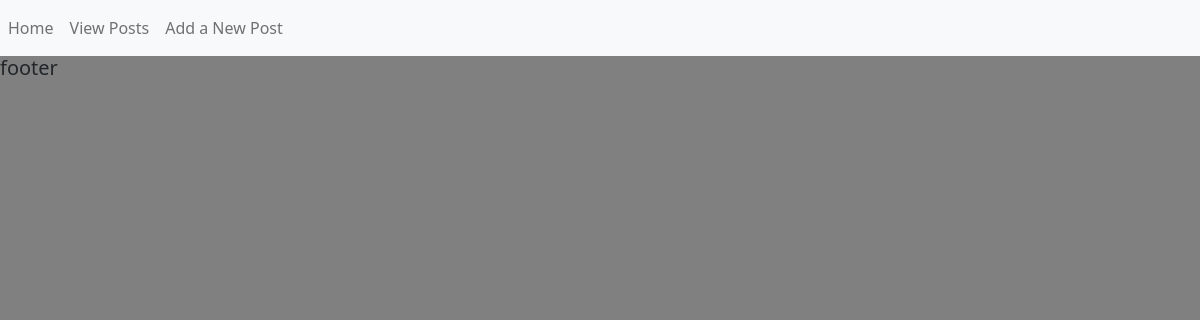
/posts/, run on an earlier commit of the app's database.
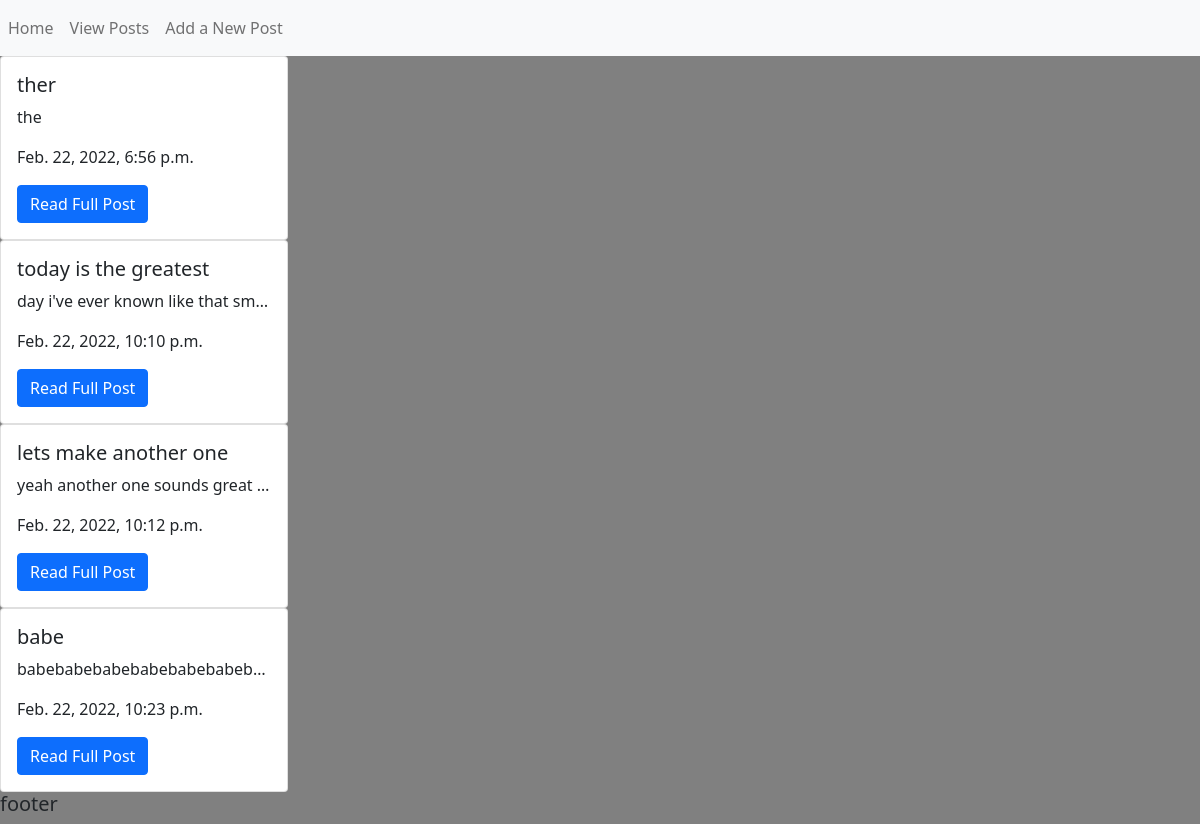
And on a later commit of the database.
### main_app/models.py (models this page shows, shortened)
class Post(models.Model):
    title = models.CharField(max_length = 200)
    description = models.CharField(max_length=2200)
    uploaded = models.DateTimeField(default=timezone.now)

### main_app/views.py (the view)
# urls.py: path('posts/', views.posts_index, name='index'),
def posts_index(request):
    posts = Post.objects.all()
    return render(request, 'posts/index.html', {'posts': posts})

### main_app/templates/posts/index.html
{% extends 'base.html' %}
{% block content %}
{% for post in posts %}
<div class="card" style="width: 18rem;">
    <div class="card-body">
      <h5 class="card-title">{{ post.title }}</h5>
      <p class="card-text" style="text-overflow: ellipsis; white-space: nowrap; overflow: hidden;">{{ post.description }} </p>
      <p>{{ post.uploaded }}</p>
      <a href="{% url 'detail' post.id %}" class="btn btn-primary">Read Full Post</a>
    </div>
  </div>
{% endfor %}
{% endblock %}

### main_app/templates/base.html (shortened to what this page needs)
{% load static %}
<!DOCTYPE html>
<html lang="en">
    <head>
        <link href="https://cdn.jsdelivr.net/npm/bootstrap@5.1.3/dist/css/bootstrap.min.css" rel="stylesheet">
        <link rel="stylesheet" href="{% static 'css/style.css' %}" />
</head>
<body>
    <nav class="navbar navbar-expand navbar-light bg-light">
        <div class="nav navbar-nav">
            <a class="nav-item nav-link" href="{% url 'home' %}">Home</a>
            <a class="nav-item nav-link" href="{% url 'index' %}">View Posts</a>
            <a class="nav-item nav-link" href="{% url 'posts_create' %}">Add a New Post</a>
        </div>
    </nav>
    {% block content%}
    {% endblock %}
    <h5>footer</h5>
</body>
</html>

### main_app/static/css/style.css (style rules this page uses)
body { background-color: grey; }

What changed in the data, as far as the page shows it:
added Post: title "ther", description "the", uploaded "Feb. 22, 2022, 6:56 p.m."
added Post: title "today is the greatest", description "day i've ever known like that sm…", uploaded "Feb. 22, 2022, 10:10 p.m."
added Post: title "lets make another one", description "yeah another one sounds great…", uploaded "Feb. 22, 2022, 10:12 p.m."
added Post: title "babe", description "babebabebabebabebabebabeb…", uploaded "Feb. 22, 2022, 10:23 p.m."
